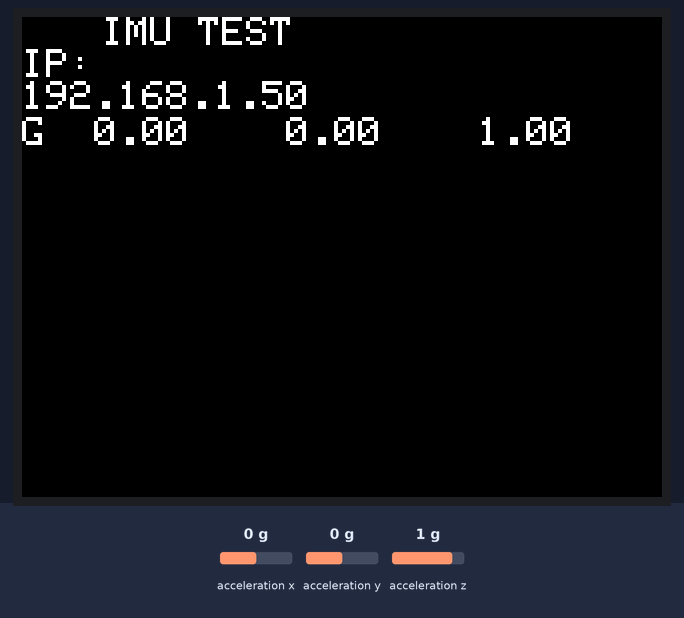
Bench run of a sketch on a simulated ESP32. Parts: 320×240 colour display. The test bench sets the inputs (shaded band); at power-on: acceleration x 0 g, acceleration y 0 g, acceleration z 1 g. WiFi joins after 1.5 s; servers stay silent unless stated.

Above: at 2.9 s.
3.0 s: acceleration x set to -1.4 g
At 3.7 s:
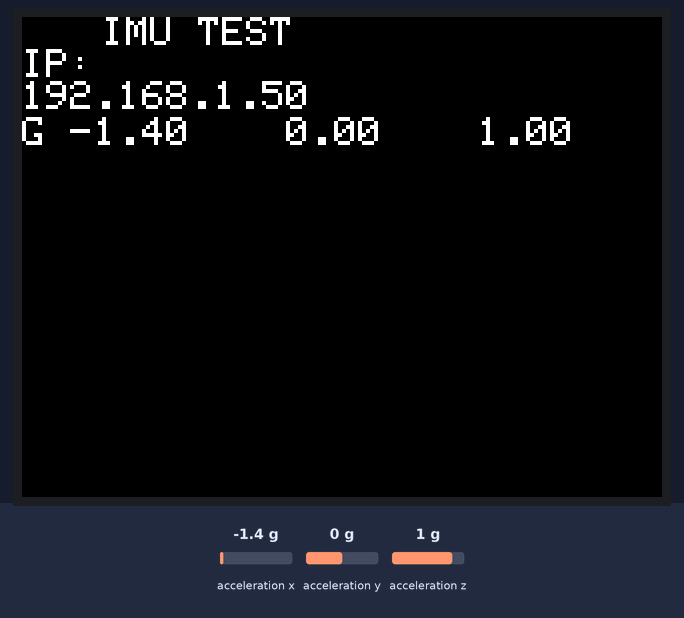
4.5 s: acceleration y set to -1.4 g
At 5.7 s:
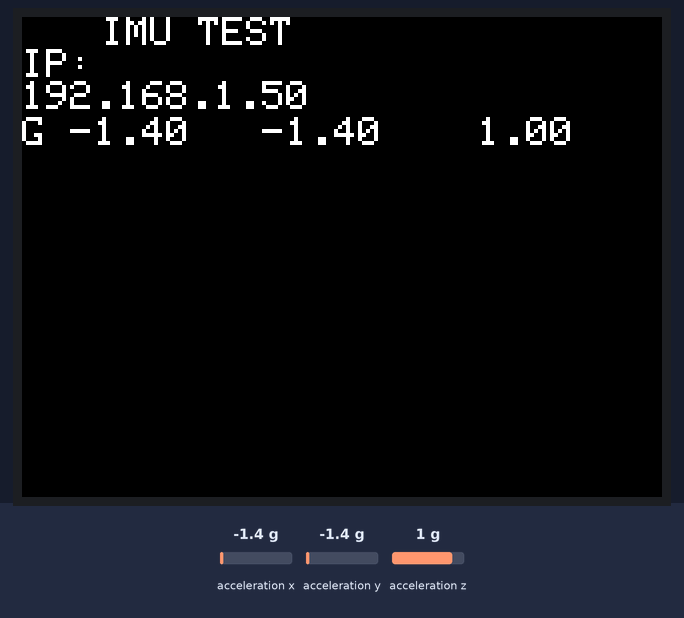
6.0 s: acceleration z set to -1.4 g
At 7.0 s:
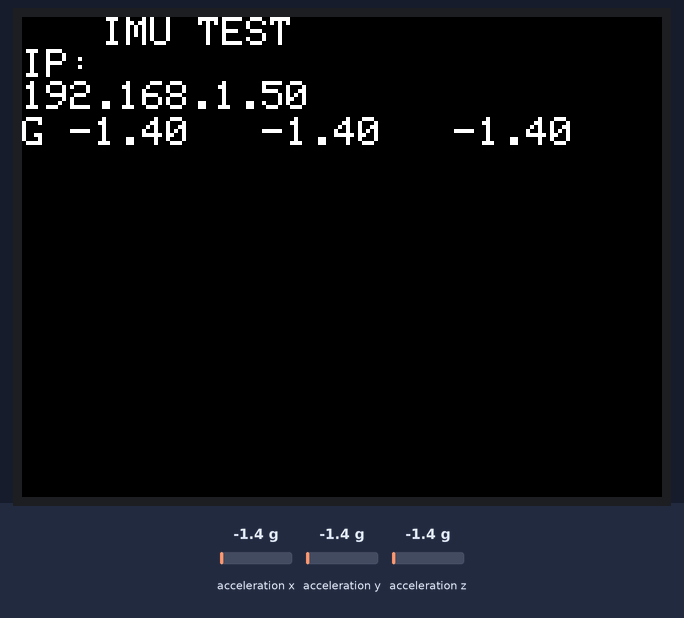
7.5 s: acceleration x set to -0.8 g
At 8.0 s:
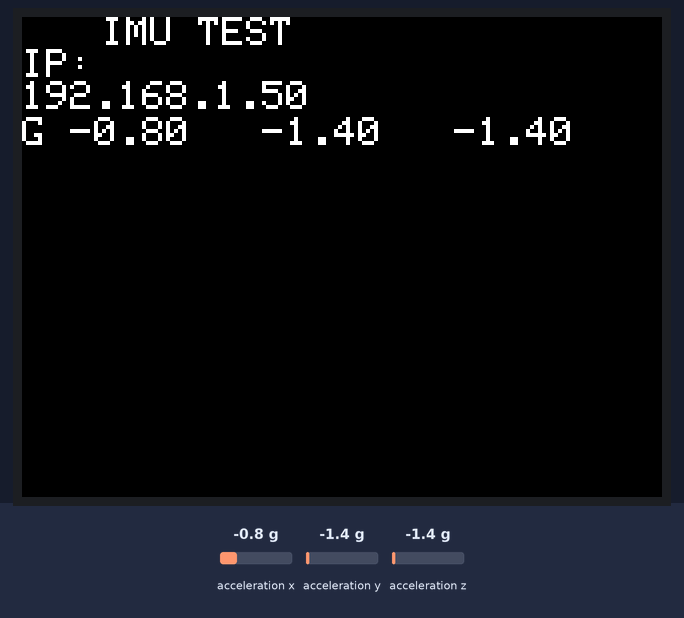
Timing chart, 0 to 10.0 s (numbered marks = the images above; inputs shaded):
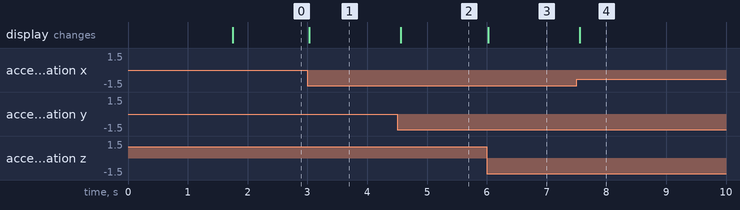

Measured:
- after the input at 3.0 s, the display: changes at once (image 1)
- after the input at 4.5 s, the display: changes after 0.06 s (image 2)
- after the input at 6.0 s, the display: changes at once (image 3)
- after the input at 7.5 s, the display: changes after 0.06 s (image 4)

The sketch:

publish_udp.ino
```cpp
//Arduino_UDP.ino
#include <WiFi.h>
#include <WiFiUDP.h>
#include <WiFiClient.h>
#include <M5Core2.h>

const char* ssid = "SSID"; // 使用するLAN内のSSID名を入れる
const char* password = "pass word of router"; // PASSWORDを入れる

static WiFiUDP wifiUdp;
static const char *kRemoteIpadr = "192.168.11.60"; //IP of subscriber
static const int kRmoteUdpPort = 5000; //送信先のポート

float acc[3];

char s0[16];
char s1[16];
char s2[16];
char t[16];
char test_message[16] = "Hello M5Stack!!";

static void WiFi_setup()
{
  static const int kLocalPort = 7000;  //自身のポート

  WiFi.begin(ssid, password);
  while( WiFi.status() != WL_CONNECTED) {
    delay(500);
  }
  wifiUdp.begin(kLocalPort);
}

static void Serial_setup()
{
  Serial.begin(115200);
  Serial.println(""); // to separate line
}

void setup() {
  M5.begin();
  M5.IMU.Init();
  WiFi_setup();
  M5.Lcd.fillScreen(BLACK);
  M5.Lcd.setTextSize(2);
  M5.Lcd.setCursor(40, 0);
  M5.Lcd.println("IMU TEST");
  M5.Lcd.println("IP: ");
  M5.Lcd.println(WiFi.localIP());
}

void loop()
{
  M5.IMU.getAccelData(&acc[0],&acc[1],&acc[2]);
  M5.Lcd.setCursor(0, 50);
  M5.Lcd.print("G");
  M5.Lcd.printf(" %5.2f   %5.2f   %5.2f   ", acc[0], acc[1], acc[2]);

  dtostrf(acc[0], 5, 5, s0);
  dtostrf(acc[1], 5, 5, s1);
  dtostrf(acc[2], 5, 5, s2);

  wifiUdp.beginPacket(kRemoteIpadr, kRmoteUdpPort);

  /*
  for(int i=0; i < 7; i++){
    wifiUdp.write(s0[i]);
  }

  wifiUdp.write(',');

  for(int i=0; i < 7; i++){
    wifiUdp.write(s1[i]);
  }

  wifiUdp.write(',');

  for(int i=0; i < 7; i++){
    wifiUdp.write(s2[i]);
  }
  */

  for(int i=0; i < 16; i++)
  {
    wifiUdp.write(test_message[i]);
  }
  wifiUdp.endPacket();

  delay(50);
}
```
